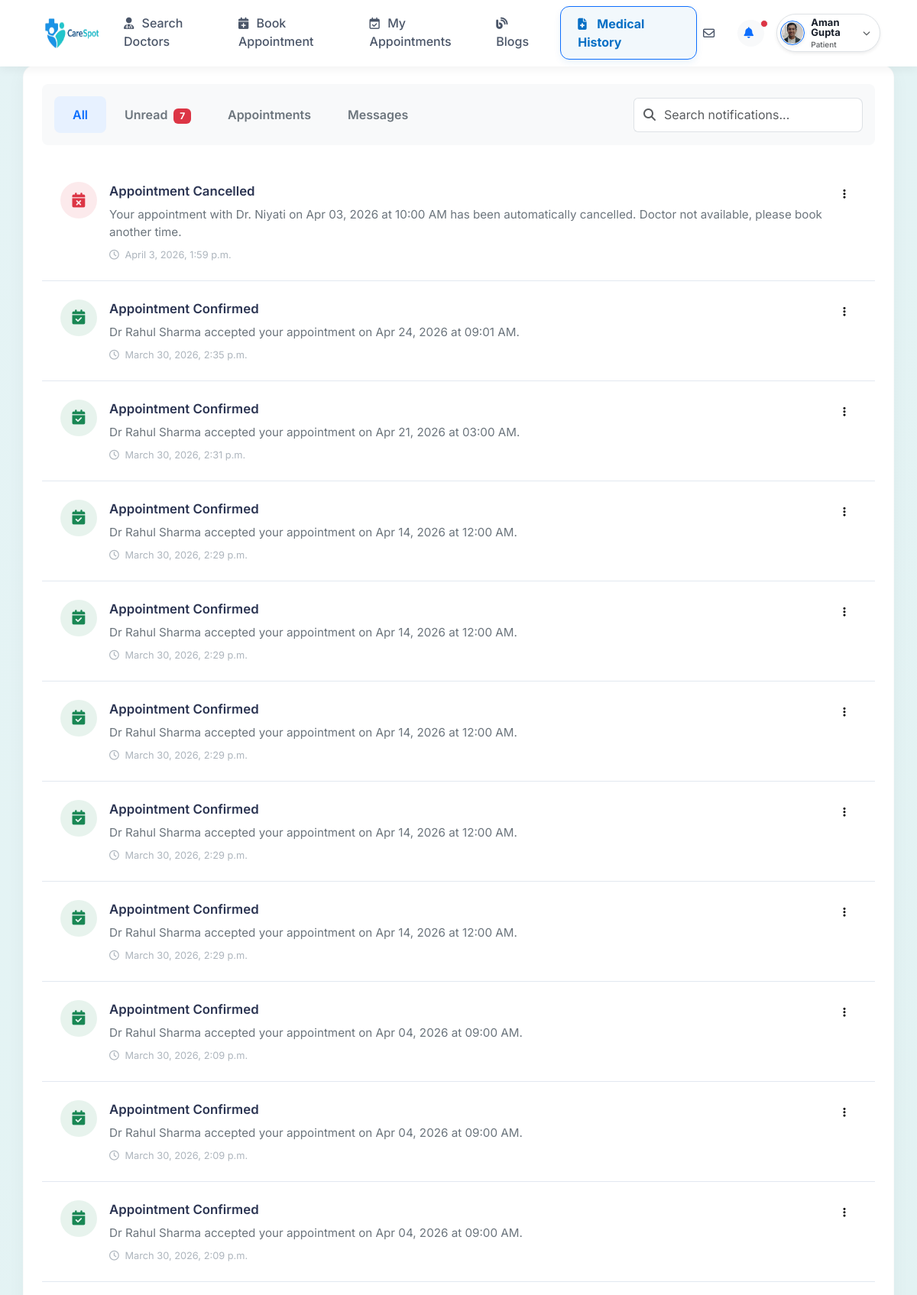
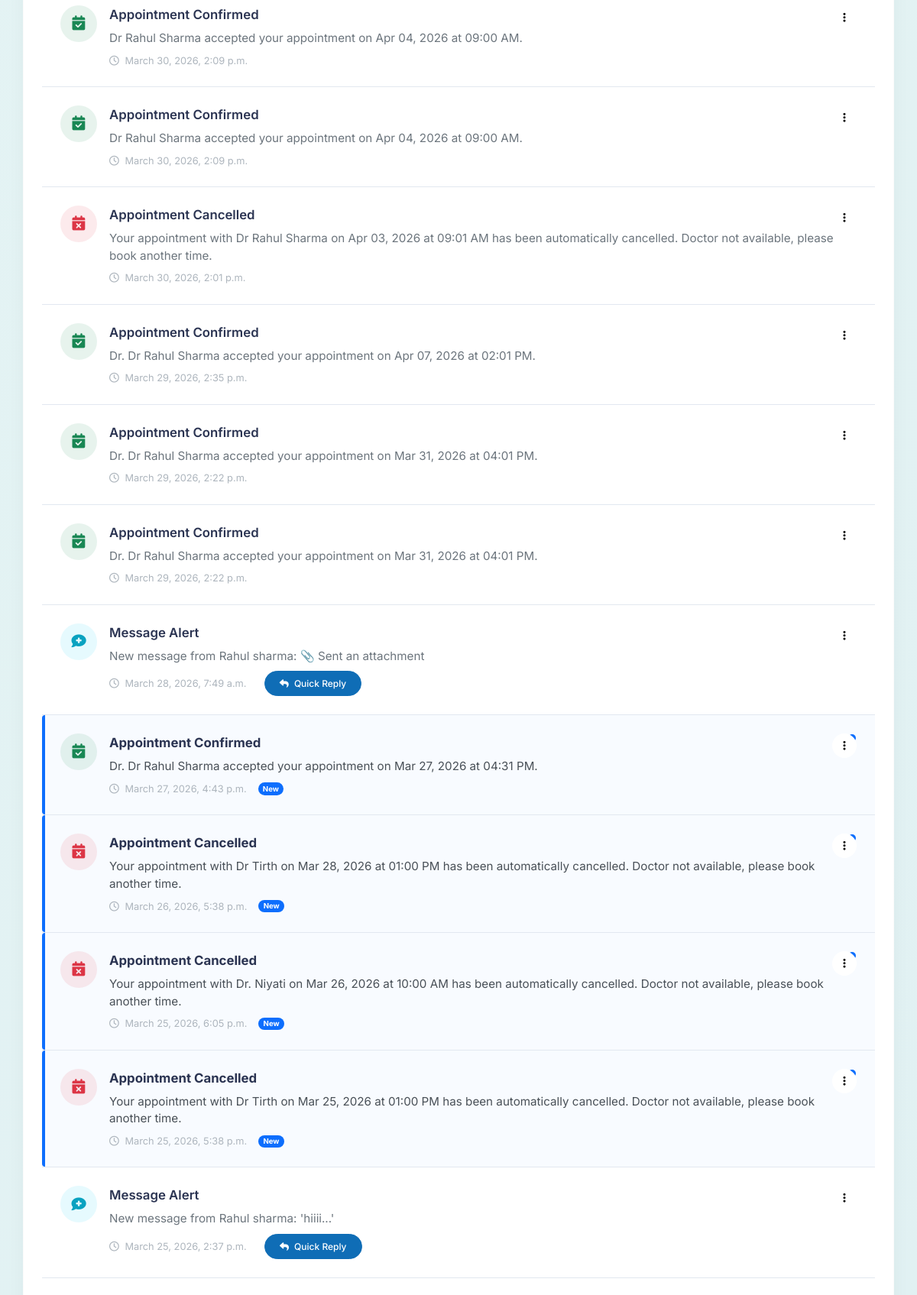
Screenshot of /patientMessages/ (signed in, upper part) with the database file from the repository (2 pictures, top to bottom).
### user/models.py (models this page shows, shortened)
class tblUser(models.Model):
    userID=models.AutoField(primary_key=True)
    userName=models.TextField(max_length=50)
    password=models.TextField(max_length=10)
    registrationDT=models.DateTimeField(auto_now_add=True)
    profilePic=models.ImageField(upload_to='images/')
    email=models.TextField(max_length=100)
    mobileNumber=models.TextField(max_length=15)
    cityID=models.ForeignKey(tblCity,on_delete=models.CASCADE)
    IsDoctor=models.BooleanField(default=False)
    last_seen=models.DateTimeField(null=True, blank=True)

class tblnotification(models.Model):
    notificationID=models.AutoField(primary_key=True)
    userID=models.ForeignKey(tblUser,on_delete=models.CASCADE)
    senderID=models.IntegerField(null=True, blank=True)
    message=models.TextField(max_length=500)
    createdDT=models.DateTimeField(auto_now_add=True)
    isRead=models.BooleanField(default=False)

### user/views.py (the view)
# urls.py: path('patientMessages/',views.patientMessages,name='patientMessages'),
def patientMessages(request):
    if 'user_id' not in request.session:
        return redirect('Login')
    user_id = request.session['user_id']
    notifications = tblnotification.objects.filter(userID=user_id).order_by('-createdDT')
    unread_count = notifications.filter(isRead=False).count()
    chats = tblchat.objects.filter(
        models.Q(senderID=user_id) | models.Q(receiverID=user_id)
    ).order_by('-createdDT')
    partner_ids = []
    for chat in chats:
        other_id = chat.senderID if chat.senderID != user_id else chat.receiverID
        if other_id not in partner_ids:
            partner_ids.append(other_id)
    partners_list = []
    for pid in partner_ids:
        p_user = tblUser.objects.filter(userID=pid).first()
        if p_user:
            last_msg = chats.filter(
                models.Q(senderID=pid, receiverID=user_id) |
                models.Q(senderID=user_id, receiverID=pid)
            ).first()
            partners_list.append({
                'user': p_user,
                'last_message': last_msg,
                'unread_count': chats.filter(senderID=pid, receiverID=user_id, isRead=False).count()
            })
    active_partner_id = request.GET.get('partner', '')
    data = {
        "user": tblUser.objects.filter(userID=user_id).first(),
        "notifications": notifications,
        "unread_count": unread_count,
        "partners": partners_list,
        "active_partner_id": active_partner_id,
    }
    return render(request, 'patient_messages_notifications.html', data)

### user/templates/patient_messages_notifications.html (shortened to what this page needs)
{% extends 'patient_base.html' %}
{% block content %}
  <div class="row g-4">
    <div class="col-lg-12">
      <div class="premium-card p-4">
        <div
          class="d-flex flex-wrap justify-content-between align-items-center mb-4 gap-3 bg-light p-3 rounded-3"
        >
          <ul class="nav nav-pills" id="notificationTabs" role="tablist">
            <li class="nav-item" role="presentation">
              <button
                class="nav-link active"
                id="all-tab"
                data-bs-toggle="pill"
                data-bs-target="#all"
                type="button"
                role="tab"
              >
                All
              </button>
            </li>
            <li class="nav-item" role="presentation">
              <button
                class="nav-link"
                id="unread-tab"
                data-bs-toggle="pill"
                data-bs-target="#unread"
                type="button"
                role="tab"
              >
                Unread
                <span class="badge bg-danger ms-1">{{ unread_count }}</span>
              </button>
            </li>
            <li class="nav-item" role="presentation">
              <button
                class="nav-link"
                id="appointments-tab"
                data-bs-toggle="pill"
                data-bs-target="#appointments"
                type="button"
                role="tab"
              >
                Appointments
              </button>
            </li>
            <li class="nav-item" role="presentation">
              <button
                class="nav-link"
                id="messages-tab"
                data-bs-toggle="pill"
                data-bs-target="#messages"
                type="button"
                role="tab"
              >
                Messages
              </button>
            </li>
          </ul>
          <div class="input-group" style="max-width: 300px">
            <span class="input-group-text bg-white border-end-0"
              ><i class="fa-solid fa-magnifying-glass text-muted"></i
            ></span>
            <input
              type="text"
              class="form-control border-start-0 ps-0"
              placeholder="Search notifications..."
            />
          </div>
        </div>
        <div class="tab-content" id="notificationTabsContent">
          <div class="tab-pane fade show active" id="all" role="tabpanel">
            <div class="notification-list">
              {% for notif in notifications %}
              <div
                class="notification-item {% if not notif.isRead %}unread{% endif %}"
              >
                <div class="d-flex gap-3">
                  <div
                    class="notif-icon {% if 'message' in notif.message|lower %}message{% elif 'rejected' in notif.message|lower or 'cancelled' in notif.message|lower %}alert{% else %}success{% endif %}"
                  >
                    {% if 'message' in notif.message|lower %}
                    <i class="fa-solid fa-comment-medical"></i>
                    {% elif 'rejected' in notif.message|lower or 'cancelled' in notif.message|lower %}
                    <i class="fa-solid fa-calendar-xmark"></i>
                    {% else %}
                    <i class="fa-solid fa-calendar-check"></i>
                    {% endif %}
                  </div>
                  <div class="flex-grow-1">
                    <div
                      class="d-flex justify-content-between align-items-start"
                    >
                      <div class="notif-title">
                        {% if 'message' in notif.message|lower %}Message Alert
                        {% elif 'rejected' in notif.message|lower or 'cancelled' in notif.message|lower %}Appointment Cancelled
                        {% else %}Appointment Confirmed{% endif %}
                      </div>
                      <div class="dropdown">
                        <button
                          class="btn btn-sm btn-icon-only text-muted"
                          type="button"
                          data-bs-toggle="dropdown"
                        >
                          <i class="fa-solid fa-ellipsis-vertical"></i>
                        </button>
                      </div>
                    </div>
                    <div class="notif-desc">{{ notif.message }}</div>
                    <div class="notif-meta mt-2">
                      <span><i class="fa-regular fa-clock me-1"></i> {{ notif.createdDT }}</span>
                      {% if not notif.isRead %}
                      <span class="badge bg-primary rounded-pill">New</span>
                      {% endif %} {% if 'message' in notif.message|lower %}
                      <button
                        class="btn btn-sm btn-info text-white btn-pill ms-2"
                        style="font-size: 0.75rem"
                        onclick="openReplyModalFromNotif('{{ notif.message|escapejs }}')"
                      >
                        <i class="fa-solid fa-reply me-1"></i> Quick Reply
                      </button>
                      {% endif %}
                    </div>
                  </div>
                </div>
              </div>
              {% endfor %}
            </div>
          </div>
        </div>
      </div>
    </div>
  </div>
{% endblock %}

### user/templates/patient_base.html (shortened to what this page needs)
{% load static %}
<!doctype html>
<html lang="en">
  <head>
    <link href="{% static 'css/carespot-theme.css' %}" rel="stylesheet" />
    <link
      href="https://cdn.jsdelivr.net/npm/bootstrap@5.3.0/dist/css/bootstrap.min.css"
      rel="stylesheet"
    />
    <link
      href="https://cdnjs.cloudflare.com/ajax/libs/font-awesome/6.5.1/css/all.min.css"
      rel="stylesheet"
    />
  </head>
  <body>
    {% block header %}
    <header
      class="navbar navbar-expand-lg navbar-light top-navbar fixed-top w-100"
    >
      <div class="container-fluid px-4 px-lg-5">
        <a
          class="navbar-brand d-flex align-items-center me-0 me-sm-2"
          href="{% url 'patientDoctorsList' %}"
        >
          <img
            src="/media/images/careSpotText.png"
            alt="CareSpot"
            height="58"
            class="me-1 me-sm-2"
            style="max-width: 90px; sm:max-width: 110px;"
          />
        </a>
        <div class="collapse navbar-collapse" id="topNavbarContent">
          <ul class="navbar-nav mx-auto mb-2 mb-lg-0 gap-1">
            <li class="nav-item">
              <a class="nav-link" href="{% url 'patientDoctorsList' %}"
                ><i class="fa-solid fa-user-doctor"></i> Search Doctors</a
              >
            </li>
            <li class="nav-item">
              <a class="nav-link" href="{% url 'patientAppointments' %}"
                ><i class="fa-solid fa-calendar-plus"></i> Book Appointment</a
              >
            </li>
            <li class="nav-item">
              <a class="nav-link" href="{% url 'patientMyAppointments' %}"
                ><i class="fa-regular fa-calendar-check"></i> My Appointments</a
              >
            </li>
            <li class="nav-item">
              <a class="nav-link" href="{% url 'patientBlogs' %}">
                <i class="fa-solid fa-blog"></i> Blogs
              </a>
            </li>
            <li class="nav-item">
              <a
                class="nav-link nav-highlight"
                href="{% url 'patientMedicalHistory' %}"
                ><i class="fa-solid fa-file-medical"></i> Medical History</a
              >
            </li>
          </ul>
          <ul class="navbar-nav align-items-center gap-2 gap-sm-3 flex-row">
            <li class="nav-item">
              <a class="nav-link p-2" href="{% url 'patientMessages' %}"
                ><i class="fa-regular fa-envelope"></i
              ></a>
            </li>
            <li
              class="nav-item dropdown notification-dropdown position-relative"
            >
              <a
                class="nav-link fs-5 text-secondary p-0"
                href="#"
                id="notificationDropdownToggle"
                role="button"
                data-bs-toggle="dropdown"
                aria-expanded="false"
              >
                <div
                  class="bg-light rounded-circle d-flex align-items-center justify-content-center"
                  style="width: 35px; height: 35px"
                >
                  <i class="fa-solid fa-bell text-primary" style="font-size: 0.9rem;"></i>
                </div>
                <span
                  id="notificationDot"
                  class="position-absolute d-none top-0 start-100 translate-middle p-1 bg-danger border border-light rounded-circle"
                  style="width: 10px; height: 10px; margin-top: 5px"
                >
                </span>
              </a>
            </li>
            <li class="nav-item dropdown">
              <a
                class="nav-link d-flex align-items-center border bg-white shadow-sm transition-all"
                href="#"
                id="profileDropdown"
                role="button"
                data-bs-toggle="dropdown"
                aria-expanded="false"
                style="padding: 4px 12px 4px 4px; border-radius: 50px"
              >
                <img
                  src="{{ request.session.profilePic }}"
                  class="rounded-circle me-1 me-sm-2 object-fit-cover shadow-sm"
                  width="32"
                  height="32"
                  alt="Profile"
                  style="border: 1.5px solid var(--primary-color); padding: 1px"
                />
                <div class="d-none d-sm-flex flex-column lh-1 text-start me-2">
                  <span
                    class="fw-bold text-dark"
                    style="font-size: 13px; color: #1a202c !important"
                    >{{ request.session.user_name }}</span
                  >
                  <span class="text-muted mt-1" style="font-size: 10px"
                    >Patient</span
                  >
                </div>
                <i
                  class="fa-solid fa-chevron-down text-muted m-0 d-none d-sm-block"
                  style="font-size: 10px"
                ></i>
              </a>
            </li>
          </ul>
        </div>
      </div>
    </header>
    {% endblock %}
    <main class="main-content">
      {% block content %} {% endblock %}
    </main>
  </body>
</html>

### user/static/css/carespot-theme.css (style rules this page uses)
:root { --primary-color: #0F6DB6; --primary-dark: #0A5FA1; --secondary-color: #23B6B3; --accent-color: #3ED1C8; --background-color: #F4FAFB; --card-color: #FFFFFF; --text-color: #1E2A38; }
body { background-color: var(--background-color) !important; color: var(--text-color) !important; }
.top-navbar, .navbar { background-color: var(--card-color) !important; }
.btn-primary, .btn-secondary, .btn-success, .btn-info, .button, .btn { background-color: #0F6DB6 !important; border-color: #0F6DB6 !important; color: #ffffff !important; }
a { color: var(--primary-color); }
.text-primary { color: var(--primary-color) !important; }
.text-secondary, .text-success { color: var(--secondary-color) !important; }
.bg-primary { background-color: var(--primary-color) !important; }
.main-content, .dashboard-content-container, .dashboard-content-inner { background-color: rgba(35, 182, 179, 0.05) !important; }

### user/templates/patient_messages_notifications.html (style rules this page uses)
:root { --primary-color: #0d6efd; --secondary-color: #198754; --bg-light: #f4f7f6; --text-primary: #2b3452; --text-muted: #6c757d; --border-color: #e2e8f0; --sidebar-width: 260px; --warning-color: #ffc107; --danger-color: #dc3545; --info-color: #0dcaf0; }
.main-content { padding: 85px 30px 30px; min-height: 100vh; }
.premium-card { background: #fff; border-radius: 16px; box-shadow: 0 4px 24px rgba(0, 0, 0, 0.04); border: 1px solid rgba(0, 0, 0, 0.02); transition: transform 0.2s ease, box-shadow 0.2s ease; }
.form-control, .form-select { border-radius: 8px; border: 1px solid #dee2e6; padding: 0.6rem 1rem; }
.btn-pill { border-radius: 50px; font-weight: 500; padding: 0.4rem 1.2rem; }
.notification-item { padding: 1.5rem; border-bottom: 1px solid var(--border-color); transition: all 0.2s; position: relative; }
.notification-item.unread { background-color: #f8fbff; }
.notification-item.unread::before { content: ""; position: absolute; left: 0; top: 0; bottom: 0; width: 4px; background-color: var(--primary-color); border-radius: 4px 0 0 4px; }
.notif-icon { width: 48px; height: 48px; border-radius: 50%; display: flex; align-items: center; justify-content: center; font-size: 1.2rem; flex-shrink: 0; }
.notif-icon.success { background: rgba(25, 135, 84, 0.1); color: var(--secondary-color); }
.notif-icon.alert { background: rgba(220, 53, 69, 0.1); color: var(--danger-color); }
.notif-icon.message { background: rgba(13, 202, 240, 0.1); color: #0aa2c0; }
.notif-title { font-weight: 600; color: var(--text-primary); font-size: 1.05rem; margin-bottom: 0.25rem; }
.unread .notif-title { font-weight: 700; }
.notif-desc { color: var(--text-muted); font-size: 0.95rem; margin-bottom: 0.5rem; }
.unread .notif-desc { color: #495057; }
.notif-meta { font-size: 0.8rem; color: #adb5bd; display: flex; align-items: center; gap: 15px; }
.nav-pills .nav-link { color: var(--text-muted); font-weight: 600; border-radius: 8px; padding: 0.75rem 1.5rem; transition: all 0.2s; }
.nav-pills .nav-link.active { background-color: #e7f1ff; color: var(--primary-color); }
.btn-icon-only { width: 32px; height: 32px; border-radius: 50%; display: flex; align-items: center; justify-content: center; border: none; background: white !important; color: black !important; transition: none; cursor: pointer; }

### rows the page displays
tblUser: session.user_name "Aman Gupta"
tblnotification: shows "Appointment Cancelled", message "Your appointment with Dr. Niyati on Apr 03, 2026 at 10:00 AM has been automatically cancelled. Doctor not available, please book another time.", createdDT "April 3, 2026, 1:59 p.m."
tblnotification: shows "Appointment Confirmed", message "Dr Rahul Sharma accepted your appointment on Apr 24, 2026 at 09:01 AM.", createdDT "March 30, 2026, 2:35 p.m."
tblnotification: shows "Appointment Confirmed", message "Dr Rahul Sharma accepted your appointment on Apr 21, 2026 at 03:00 AM.", createdDT "March 30, 2026, 2:31 p.m."
tblnotification: shows "Appointment Confirmed", message "Dr Rahul Sharma accepted your appointment on Apr 14, 2026 at 12:00 AM.", createdDT "March 30, 2026, 2:29 p.m."
tblnotification: shows "Appointment Confirmed", message "Dr Rahul Sharma accepted your appointment on Apr 14, 2026 at 12:00 AM.", createdDT "March 30, 2026, 2:29 p.m."
tblnotification: shows "Appointment Confirmed", message "Dr Rahul Sharma accepted your appointment on Apr 14, 2026 at 12:00 AM.", createdDT "March 30, 2026, 2:29 p.m."
tblnotification: shows "Appointment Confirmed", message "Dr Rahul Sharma accepted your appointment on Apr 14, 2026 at 12:00 AM.", createdDT "March 30, 2026, 2:29 p.m."
tblnotification: shows "Appointment Confirmed", message "Dr Rahul Sharma accepted your appointment on Apr 14, 2026 at 12:00 AM.", createdDT "March 30, 2026, 2:29 p.m."
tblnotification: shows "Appointment Confirmed", message "Dr Rahul Sharma accepted your appointment on Apr 04, 2026 at 09:00 AM.", createdDT "March 30, 2026, 2:09 p.m."
tblnotification: shows "Appointment Confirmed", message "Dr Rahul Sharma accepted your appointment on Apr 04, 2026 at 09:00 AM.", createdDT "March 30, 2026, 2:09 p.m."
tblnotification: shows "Appointment Confirmed", message "Dr Rahul Sharma accepted your appointment on Apr 04, 2026 at 09:00 AM.", createdDT "March 30, 2026, 2:09 p.m."
tblnotification: shows "Appointment Confirmed", message "Dr Rahul Sharma accepted your appointment on Apr 04, 2026 at 09:00 AM.", createdDT "March 30, 2026, 2:09 p.m."
tblnotification: shows "Appointment Confirmed", message "Dr Rahul Sharma accepted your appointment on Apr 04, 2026 at 09:00 AM.", createdDT "March 30, 2026, 2:09 p.m."
tblnotification: shows "Appointment Cancelled", message "Your appointment with Dr Rahul Sharma on Apr 03, 2026 at 09:01 AM has been automatically cancelled. Doctor not available, please book another time.", createdDT "March 30, 2026, 2:01 p.m."
tblnotification: shows "Appointment Confirmed", message "Dr. Dr Rahul Sharma accepted your appointment on Apr 07, 2026 at 02:01 PM.", createdDT "March 29, 2026, 2:35 p.m."
tblnotification: shows "Appointment Confirmed", message "Dr. Dr Rahul Sharma accepted your appointment on Mar 31, 2026 at 04:01 PM.", createdDT "March 29, 2026, 2:22 p.m."
tblnotification: shows "Appointment Confirmed", message "Dr. Dr Rahul Sharma accepted your appointment on Mar 31, 2026 at 04:01 PM.", createdDT "March 29, 2026, 2:22 p.m."
tblnotification: shows "Message Alert", message "New message from Rahul sharma: 📎 Sent an attachment", createdDT "March 28, 2026, 7:49 a.m."
tblnotification: shows "Appointment Confirmed", message "Dr. Dr Rahul Sharma accepted your appointment on Mar 27, 2026 at 04:31 PM.", createdDT "March 27, 2026, 4:43 p.m.", isRead "New"
tblnotification: shows "Appointment Cancelled", message "Your appointment with Dr Tirth on Mar 28, 2026 at 01:00 PM has been automatically cancelled. Doctor not available, please book another time.", createdDT "March 26, 2026, 5:38 p.m.", isRead "New"
tblnotification: shows "Appointment Cancelled", message "Your appointment with Dr. Niyati on Mar 26, 2026 at 10:00 AM has been automatically cancelled. Doctor not available, please book another time.", createdDT "March 25, 2026, 6:05 p.m.", isRead "New"
tblnotification: shows "Appointment Cancelled", message "Your appointment with Dr Tirth on Mar 25, 2026 at 01:00 PM has been automatically cancelled. Doctor not available, please book another time.", createdDT "March 25, 2026, 5:38 p.m.", isRead "New"
tblnotification: shows "Message Alert", message "New message from Rahul sharma: 'hiiii...'", createdDT "March 25, 2026, 2:37 p.m."

### other values shown
{{ unread_count }} "7"
